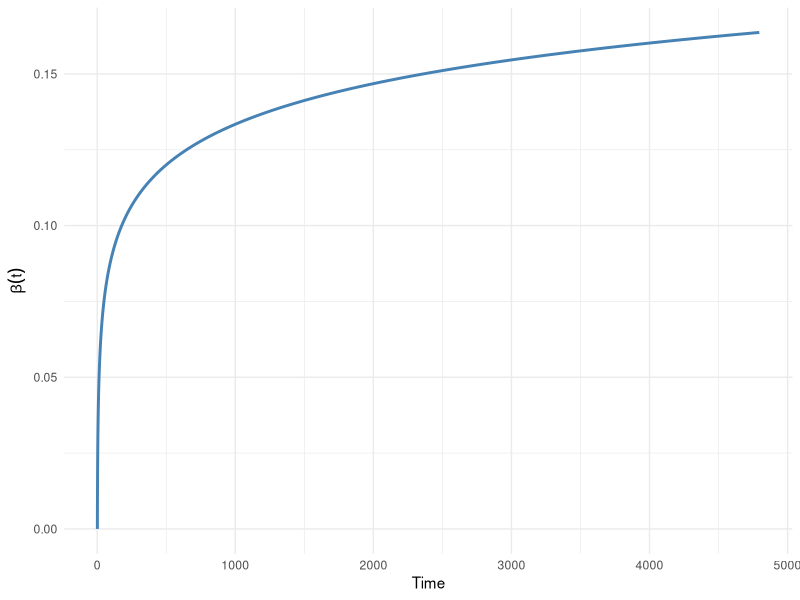

Write R code to recreate this figure.
####################################################################
# Time dependent variable using time transform               
# Author: Jose Antonio Perusquia Cortes
# Afil: Facultad de Ciencias - UNAM
# Module: Survival analysis 
####################################################################

####################################################################
# Libraries
library(here)           # Version 1.0.1
library(ggplot2)        # Version 3.5.2  
library(ggthemes)       # Version 5.1.0
library(dplyr)          # Version 1.1.4
library(readxl)         # Version 1.4.4
library(survival)       # Version 3.8-3
library(survminer)      # Version 0.5.0
library(MASS)           # Version 7.3-60
####################################################################

####################################################################
# Base theme for the plots
theme_pbc = theme_minimal()+
  theme(axis.title.x = element_text(size = 11,face='bold'),
        axis.title.y = element_text(size = 11,face='bold'),
        axis.text.x = element_text(size=10,face='bold'),
        axis.text.y = element_text(size=10,face='bold'))

theme_set(theme_pbc)
####################################################################

####################################################################
# Mayo Clinic Primary Biliary Cholangitis Data
pbc=pbc
glimpse(pbc)
####################################################################

####################################################################
# Transform variables into factors
pbc_cox = pbc%>%
  dplyr::select(id,time,status,age,sex,edema,bili,albumin)%>%
  mutate(sex=factor(sex),
         edema=factor(edema))

# Cox model without time depenent variables
cox_pbc = coxph(Surv(time,status==2)~sex+edema+
                age+bili+albumin,
                data=pbc_cox)
summary(cox_pbc)
AIC(cox_pbc)

# Cox model with bili as a function of time, cannot easily
# retrieve the residuals
cox_pbc_tt = coxph(Surv(time,status==2)~sex+edema+
                  age+tt(bili)+albumin,
                  data=pbc_cox,
                  tt = function(x, t, ...) x * log(t))
summary(cox_pbc_tt)
AIC(cox_pbc_tt)

# Plot of the coefficient of bili
times = seq(1, max(pbc$time), by=.5)
beta_bili_tt = 0.01931264 * log(times)
df_plot = data.frame(times,beta_bili_tt)

ggplot(df_plot, aes(x = times, y = beta_bili_tt)) +
  geom_line(color = "steelblue", size = 1) +
  labs(x = "Time", y = expression(beta(t)))+
  theme_minimal()

# Manually introduce cut points and the variable as a function
# of time to easily retrieve the residuals
pbc_cox2 = survSplit(Surv(time, status==2) ~ .,data=pbc_cox, 
                     cut=unique(pbc_cox$time))

pbc_cox2$bili_tt = pbc_cox2$bili * log(pbc_cox2$time)

cox_pbc_tt2 = coxph(Surv(tstart, time, event) ~ age + sex + 
                    edema + bili_tt + albumin,
                    data = pbc_cox2)
summary(cox_pbc_tt2)
AIC(cox_pbc_tt2)

# Martingale residuals
res_mart = residuals(cox_pbc_tt2, type="martingale", 
                     collapse=pbc_cox2$id)

# Deviance residuals
res_dev = residuals(cox_pbc_tt2, type="deviance", 
                    collapse=pbc_cox2$id)

# delta-beta residuals
res_db = residuals(cox_pbc_tt2, type="dfbeta",
                   collapse=pbc_cox2$id)
#######################################################################################################